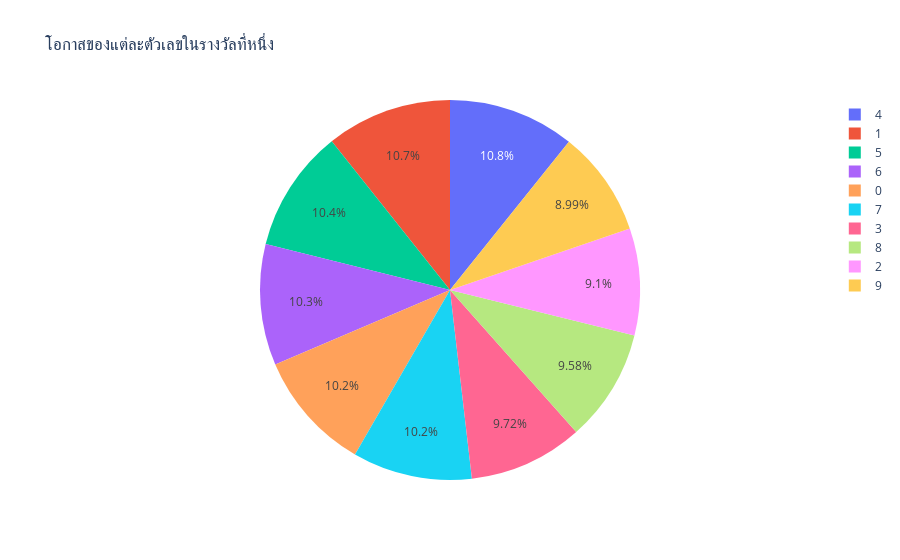

The notebook cell saved with this chart:
### Code cell
occurrence = {}

for digit in ['first','second','third','fourth','fifth','sixth']:
    num = df[f'{digit}_digit'].value_counts()
    for id in num.index:
        occurrence[id] = occurrence.get(id, 0) + num[id]
    
occurrence_series = pd.Series(occurrence)
occurrence_df = pd.DataFrame({
    'Digit': occurrence_series.index.astype(str),
    'Count': occurrence_series.values
})

fig = px.pie(occurrence_df, names='Digit', values='Count', title="โอกาสของแต่ละตัวเลขในรางวัลที่หนึ่ง")
fig.show()

### Figure 1 — Plotly figure (JSON) as saved in the notebook; plotly's stock layout.template omitted (floating-point values rounded to 4 significant figures)
{"data": [{"domain": {"x": [0, 1], "y": [0, 1]}, "hovertemplate": "Digit=%{label}<br>Count=%{value}<extra></extra>", "labels": ["5", "1", "6", "9", "4", "2", "0", "8", "3", "7"], "legendgroup": "", "name": "", "showlegend": true, "type": "pie", "values": [300, 308, 297, 259, 310, 262, 295, 276, 280, 293]}], "layout": {"legend": {"tracegroupgap": 0}, "title": {"text": "โอกาสของแต่ละตัวเลขในรางวัลที่หนึ่ง"}}}
